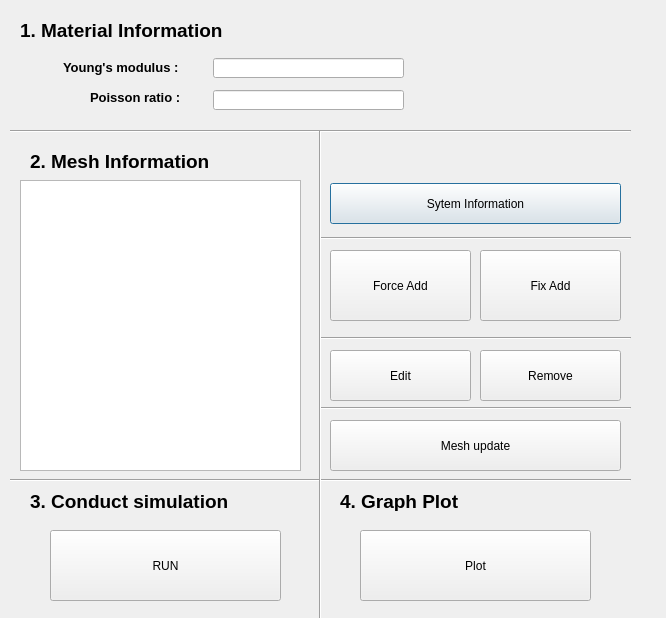
<?xml version="1.0" encoding="UTF-8"?>
<ui version="4.0">
 <class>Dialog</class>
 <widget class="QDialog" name="Dialog">
  <property name="geometry">
   <rect>
    <x>0</x>
    <y>0</y>
    <width>666</width>
    <height>618</height>
   </rect>
  </property>
  <property name="windowTitle">
   <string>Dialog</string>
  </property>
  <widget class="QLabel" name="label">
   <property name="geometry">
    <rect>
     <x>63</x>
     <y>60</y>
     <width>171</width>
     <height>16</height>
    </rect>
   </property>
   <property name="text">
    <string>&lt;html&gt;&lt;head/&gt;&lt;body&gt;&lt;p&gt;&lt;span style=&quot; font-size:10pt; font-weight:600;&quot;&gt;Young's modulus :&lt;/span&gt;&lt;/p&gt;&lt;/body&gt;&lt;/html&gt;</string>
   </property>
  </widget>
  <widget class="QLineEdit" name="young_input">
   <property name="geometry">
    <rect>
     <x>213</x>
     <y>58</y>
     <width>191</width>
     <height>20</height>
    </rect>
   </property>
  </widget>
  <widget class="QLabel" name="label_2">
   <property name="geometry">
    <rect>
     <x>90</x>
     <y>90</y>
     <width>120</width>
     <height>16</height>
    </rect>
   </property>
   <property name="text">
    <string>&lt;html&gt;&lt;head/&gt;&lt;body&gt;&lt;p&gt;&lt;span style=&quot; font-size:10pt; font-weight:600;&quot;&gt;Poisson ratio :&lt;/span&gt;&lt;/p&gt;&lt;/body&gt;&lt;/html&gt;</string>
   </property>
  </widget>
  <widget class="QLineEdit" name="poisson_input">
   <property name="geometry">
    <rect>
     <x>213</x>
     <y>90</y>
     <width>191</width>
     <height>20</height>
    </rect>
   </property>
  </widget>
  <widget class="QListView" name="listView">
   <property name="geometry">
    <rect>
     <x>20</x>
     <y>180</y>
     <width>281</width>
     <height>291</height>
    </rect>
   </property>
  </widget>
  <widget class="Line" name="line">
   <property name="geometry">
    <rect>
     <x>10</x>
     <y>121</y>
     <width>621</width>
     <height>21</height>
    </rect>
   </property>
   <property name="orientation">
    <enum>Qt::Horizontal</enum>
   </property>
  </widget>
  <widget class="QLabel" name="label_6">
   <property name="geometry">
    <rect>
     <x>20</x>
     <y>19</y>
     <width>241</width>
     <height>21</height>
    </rect>
   </property>
   <property name="text">
    <string>&lt;html&gt;&lt;head/&gt;&lt;body&gt;&lt;p&gt;&lt;span style=&quot; font-size:14pt; font-weight:600;&quot;&gt;1. Material Information&lt;/span&gt;&lt;/p&gt;&lt;/body&gt;&lt;/html&gt;</string>
   </property>
  </widget>
  <widget class="QLabel" name="label_7">
   <property name="geometry">
    <rect>
     <x>30</x>
     <y>150</y>
     <width>241</width>
     <height>21</height>
    </rect>
   </property>
   <property name="text">
    <string>&lt;html&gt;&lt;head/&gt;&lt;body&gt;&lt;p&gt;&lt;span style=&quot; font-size:14pt; font-weight:600;&quot;&gt;2. Mesh Information&lt;/span&gt;&lt;/p&gt;&lt;/body&gt;&lt;/html&gt;</string>
   </property>
  </widget>
  <widget class="QPushButton" name="system_info_button">
   <property name="geometry">
    <rect>
     <x>330</x>
     <y>183</y>
     <width>291</width>
     <height>41</height>
    </rect>
   </property>
   <property name="text">
    <string>Sytem Information</string>
   </property>
  </widget>
  <widget class="QPushButton" name="force_add_button">
   <property name="geometry">
    <rect>
     <x>330</x>
     <y>250</y>
     <width>141</width>
     <height>71</height>
    </rect>
   </property>
   <property name="text">
    <string>Force Add</string>
   </property>
  </widget>
  <widget class="QPushButton" name="fix_add_button">
   <property name="geometry">
    <rect>
     <x>480</x>
     <y>250</y>
     <width>141</width>
     <height>71</height>
    </rect>
   </property>
   <property name="text">
    <string>Fix Add</string>
   </property>
  </widget>
  <widget class="QPushButton" name="edit_button">
   <property name="geometry">
    <rect>
     <x>330</x>
     <y>350</y>
     <width>141</width>
     <height>51</height>
    </rect>
   </property>
   <property name="text">
    <string>Edit</string>
   </property>
  </widget>
  <widget class="QPushButton" name="remove_button">
   <property name="geometry">
    <rect>
     <x>480</x>
     <y>350</y>
     <width>141</width>
     <height>51</height>
    </rect>
   </property>
   <property name="text">
    <string>Remove</string>
   </property>
  </widget>
  <widget class="Line" name="line_2">
   <property name="geometry">
    <rect>
     <x>320</x>
     <y>330</y>
     <width>311</width>
     <height>16</height>
    </rect>
   </property>
   <property name="orientation">
    <enum>Qt::Horizontal</enum>
   </property>
  </widget>
  <widget class="Line" name="line_4">
   <property name="geometry">
    <rect>
     <x>320</x>
     <y>230</y>
     <width>311</width>
     <height>16</height>
    </rect>
   </property>
   <property name="orientation">
    <enum>Qt::Horizontal</enum>
   </property>
  </widget>
  <widget class="Line" name="line_5">
   <property name="geometry">
    <rect>
     <x>10</x>
     <y>470</y>
     <width>621</width>
     <height>21</height>
    </rect>
   </property>
   <property name="orientation">
    <enum>Qt::Horizontal</enum>
   </property>
  </widget>
  <widget class="QPushButton" name="mesh_update_button">
   <property name="geometry">
    <rect>
     <x>330</x>
     <y>420</y>
     <width>291</width>
     <height>51</height>
    </rect>
   </property>
   <property name="text">
    <string>Mesh update</string>
   </property>
  </widget>
  <widget class="Line" name="line_3">
   <property name="geometry">
    <rect>
     <x>320</x>
     <y>400</y>
     <width>311</width>
     <height>16</height>
    </rect>
   </property>
   <property name="orientation">
    <enum>Qt::Horizontal</enum>
   </property>
  </widget>
  <widget class="QLabel" name="label_8">
   <property name="geometry">
    <rect>
     <x>30</x>
     <y>490</y>
     <width>241</width>
     <height>21</height>
    </rect>
   </property>
   <property name="text">
    <string>&lt;html&gt;&lt;head/&gt;&lt;body&gt;&lt;p&gt;&lt;span style=&quot; font-size:14pt; font-weight:600;&quot;&gt;3. Conduct simulation&lt;/span&gt;&lt;/p&gt;&lt;/body&gt;&lt;/html&gt;</string>
   </property>
  </widget>
  <widget class="QLabel" name="label_9">
   <property name="geometry">
    <rect>
     <x>340</x>
     <y>490</y>
     <width>241</width>
     <height>21</height>
    </rect>
   </property>
   <property name="text">
    <string>&lt;html&gt;&lt;head/&gt;&lt;body&gt;&lt;p&gt;&lt;span style=&quot; font-size:14pt; font-weight:600;&quot;&gt;4. Graph Plot&lt;/span&gt;&lt;/p&gt;&lt;/body&gt;&lt;/html&gt;</string>
   </property>
  </widget>
  <widget class="Line" name="line_6">
   <property name="geometry">
    <rect>
     <x>310</x>
     <y>130</y>
     <width>20</width>
     <height>641</height>
    </rect>
   </property>
   <property name="orientation">
    <enum>Qt::Vertical</enum>
   </property>
  </widget>
  <widget class="QPushButton" name="run_button">
   <property name="geometry">
    <rect>
     <x>50</x>
     <y>530</y>
     <width>231</width>
     <height>71</height>
    </rect>
   </property>
   <property name="text">
    <string>RUN</string>
   </property>
  </widget>
  <widget class="QPushButton" name="plot_button">
   <property name="geometry">
    <rect>
     <x>360</x>
     <y>530</y>
     <width>231</width>
     <height>71</height>
    </rect>
   </property>
   <property name="text">
    <string>Plot</string>
   </property>
  </widget>
 </widget>
 <resources/>
 <connections/>
</ui>
